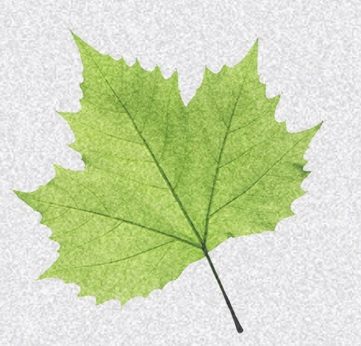
#> input picture opencv/noisy_leaf.jpg, 361 x 346 px, found by its file name
$ python otsu-work.py
#> lines starting #> are read from the running program, lines starting #| are printed output that depends on the picture; after the words box and inside, x2 and y2 are one past the last pixel; in counts of white or black regions, pixels touching at a corner belong together
import cv2 as cv
import numpy as np

img = cv.imread('noisy_leaf.jpg',0)
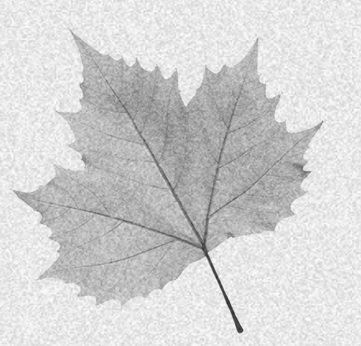
#> img: shape (346, 361); min 43, max 255, mean 210.7
blur = cv.GaussianBlur(img,(5,5),0)
# find normalized_histogram, and its cumulative distribution function
hist = cv.calcHist([blur],[0],None,[256],[0,256])
#> hist = 256 values, max 6630 at index 233, min 0 at index 0, mean 487.9
hist_norm = hist.ravel()/hist.sum()
#> hist_norm = 256 values, max 0.0531 at index 233, min 0 at index 0, mean 0.00391
Q = hist_norm.cumsum()
#> Q = 256 values from 0 to 1
bins = np.arange(256)
fn_min = np.inf
thresh = -1
for i in range(1,256):
    p1,p2 = np.hsplit(hist_norm,[i]) # probabilities
    q1,q2 = Q[i],Q[255]-Q[i] # cum sum of classes
    if q1 < 1.e-6 or q2 < 1.e-6:
        continue
    b1,b2 = np.hsplit(bins,[i]) # weights
    # finding means and variances
    m1,m2 = np.sum(p1*b1)/q1, np.sum(p2*b2)/q2
    v1,v2 = np.sum(((b1-m1)**2)*p1)/q1,np.sum(((b2-m2)**2)*p2)/q2
    # calculates the minimization function
    fn = v1*q1 + v2*q2
    if fn < fn_min:
        fn_min = fn
        thresh = i
#> this loop made 255 passes
#> (q1, q2, m1, m2, v1, v2, fn, fn_min) on passes 63, 64, 68, 69, 70, 72, 74, 75, 76, 77, 79, 80: (1.6e-05, 1, 0, 210.7, 0, 860.2, 860.2, 860.2), (1.6e-05, 1, 63, 210.7, 0, 859.9, 859.9, 859.9), (4.8e-05, 1, 32.17, 210.7, 519.1, 859.7, 859.7, 859.7), (6.4e-05, 1, 49.62, 210.7, 209.1, 859.3, 859.2, 859.2), (6.4e-05, 1, 66.87, 210.7, 5.36, 858.9, 858.9, 858.9), (8.01e-05, 1, 67.7, 210.7, 7.01, 858.6, 858.6, 858.6), (0.000104, 1, 63.31, 210.7, 34.69, 858.4, 858.3, 858.3), (0.000144, 1, 49.83, 210.7, 273.3, 858.2, 858.2, 858.2), (0.000168, 1, 60.57, 210.7, 100.4, 857.5, 857.4, 857.4), (0.000168, 1, 71.43, 210.7, 16.53, 857.1, 856.9, 856.9), (0.000264, 1, 62, 210.7, 121.4, 856.2, 856, 856), (0.000304, 1, 64.24, 210.7, 101.3, 855.5, 855.3, 855.3)
#> (q1, q2) on passes 17 to 22: (0, 1), (0, 1), (0, 1), (0, 1), (0, 1), (0, 1)
#> after the loop, fn_min = 104.4; thresh = 204
# find otsu's threshold value with OpenCV function
ret, otsu = cv.threshold(blur,0,255,cv.THRESH_BINARY+cv.THRESH_OTSU)
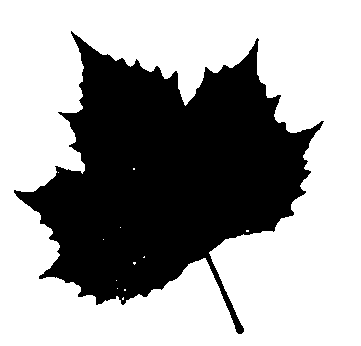
#> otsu: shape (346, 361); 62.7% white; 1 black region, box (x1, y1, x2, y2) and area: (14, 31, 324, 334) 46555
#> ret = 203
print( "{} {}".format(thresh,ret) )
#| 204 203.0

$ run again, with opencv/meow.jpg copied over opencv/noisy_leaf.jpg
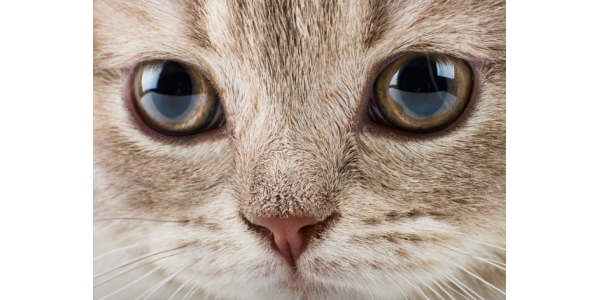
#> input picture opencv/meow.jpg, 600 x 300 px, found by its file name
#> `img = cv.imread('noisy_leaf.jpg',0)`:
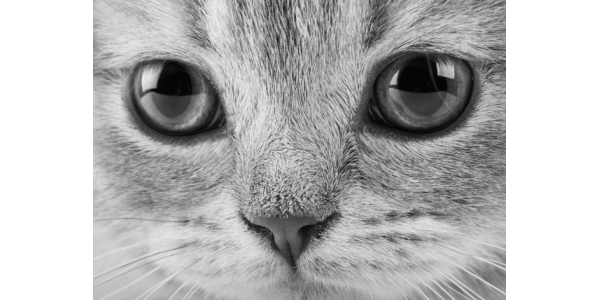
#> img: shape (300, 600); min 2, max 255, mean 184
#> hist = 256 values, max 54900 at index 255, min 0 at index 0, mean 703.1
#> hist_norm = 256 values, max 0.305 at index 255, min 0 at index 0, mean 0.00391
#> Q = 256 values from 0 to 1
#> the loop `for i in range(1,256):` made 255 passes
#> (p1, q1, q2, m1, m2, v1, v2, fn) on passes 3 to 6: ([0, 0, 0], 5e-05, 1, 0, 184, 0, 3854.7, 3854.5), ([0, 0, 0, 5e-05], 0.00164, 0.998, 0.0915, 184.3, 0.258, 3859.3, 3853), ([0, 0, 0, 5e-05, 0.00159], 0.00422, 0.996, 1.54, 184.8, 2.3, 3817.6, 3801.5), ([0, 0, 0, 5e-05, 0.00159, 0.00258], 0.00552, 0.994, 3.51, 185, 1.1, 3738.9, 3718.3)
#> `ret, otsu = cv.threshold(blur,0,255,cv.THRESH_BINARY+cv.THRESH_OTSU)`:
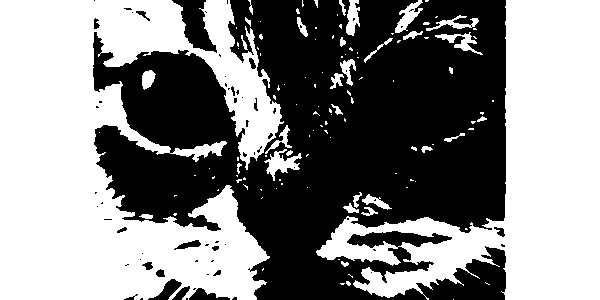
#> otsu: shape (300, 600); 52.6% white; 66 black regions (48 under 20 px), largest, box (x1, y1, x2, y2) and area: (93, 0, 506, 300) 82734, (172, 0, 217, 53) 1128, (148, 279, 182, 300) 288
#| 182 181.0
